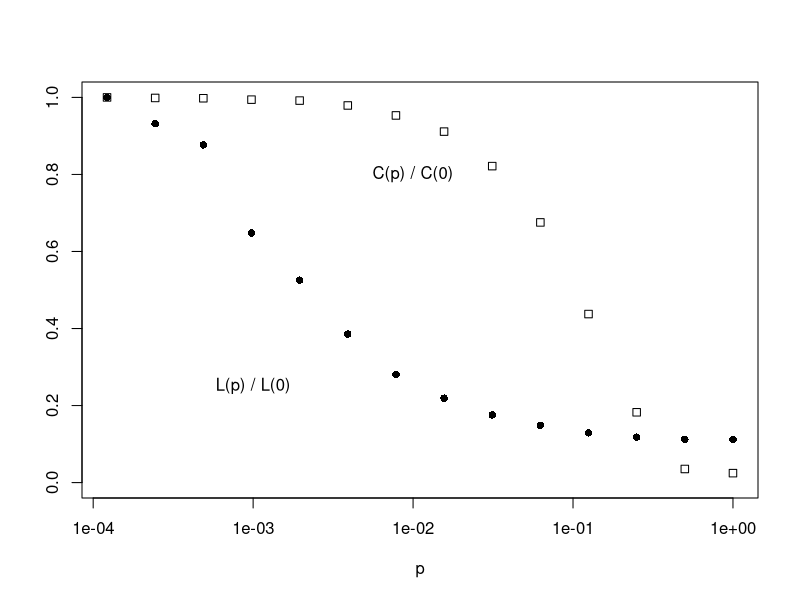

This chart was generated by the following R code: (Note: a time limit stopped this script after it produced the figure.)
#=======================================================================
# CSN - Lab Assignment 1
# September 2022
#=======================================================================
# Ali Arabyarmohammadi
#=======================================================================
# Note: The "Average" function is needed for the two 
# Problems(part1 and part2), So please run all the code blocks at once.

library(igraph)

#=======================================================================
# Problem1
# Plot the clustering coefficient and the average
# shortest-path as a function of the parameter p of the WS model.
#=======================================================================

dim  <- 1
size <- 500
nei  <- 4

len <- function(p) {
  ws <- watts.strogatz.game(dim, size, nei, p)
  average.path.length(ws)
}

clu <- function(p) {
  ws <- watts.strogatz.game(dim, size, nei, p)
  transitivity(ws)
}

average <- function(f, p, n) {
  list <- sapply(1:n, function(x) f(p))
  mean(list[!is.na(list)])
}

p <- 2^-(13:0)
l <- sapply(p, function(p) average(len, p, 10))
c <- sapply(p, function(p) average(clu, p, 10))

plot(p,   l/l[1], pch=16, log='x', ylim=c(0, 1), ylab='')
points(p, c/c[1], pch=0)
text(x=0.001, y=0.25, labels=c('L(p) / L(0)'))
text(x=0.01,  y=0.8,  labels=c('C(p) / C(0)'))



#=======================================================================
# Problem2
# Plot the average shortest-path length as a function 
# of the network size of the ER model.
#=======================================================================  

len <- function(n) {
  e  <- 1e-7
  p  <-  (1/n) + ((1+e)*log(n,10))/n    
    er <- erdos.renyi.game(n, p )
  average.path.length(er)
}

n <- 2^(1:14)
l <- sapply(n, function(n) average(len, n, 10))

plot(n, type='b' ,l, xlab = 'Num nodes', ylab = 'average shortest path')
